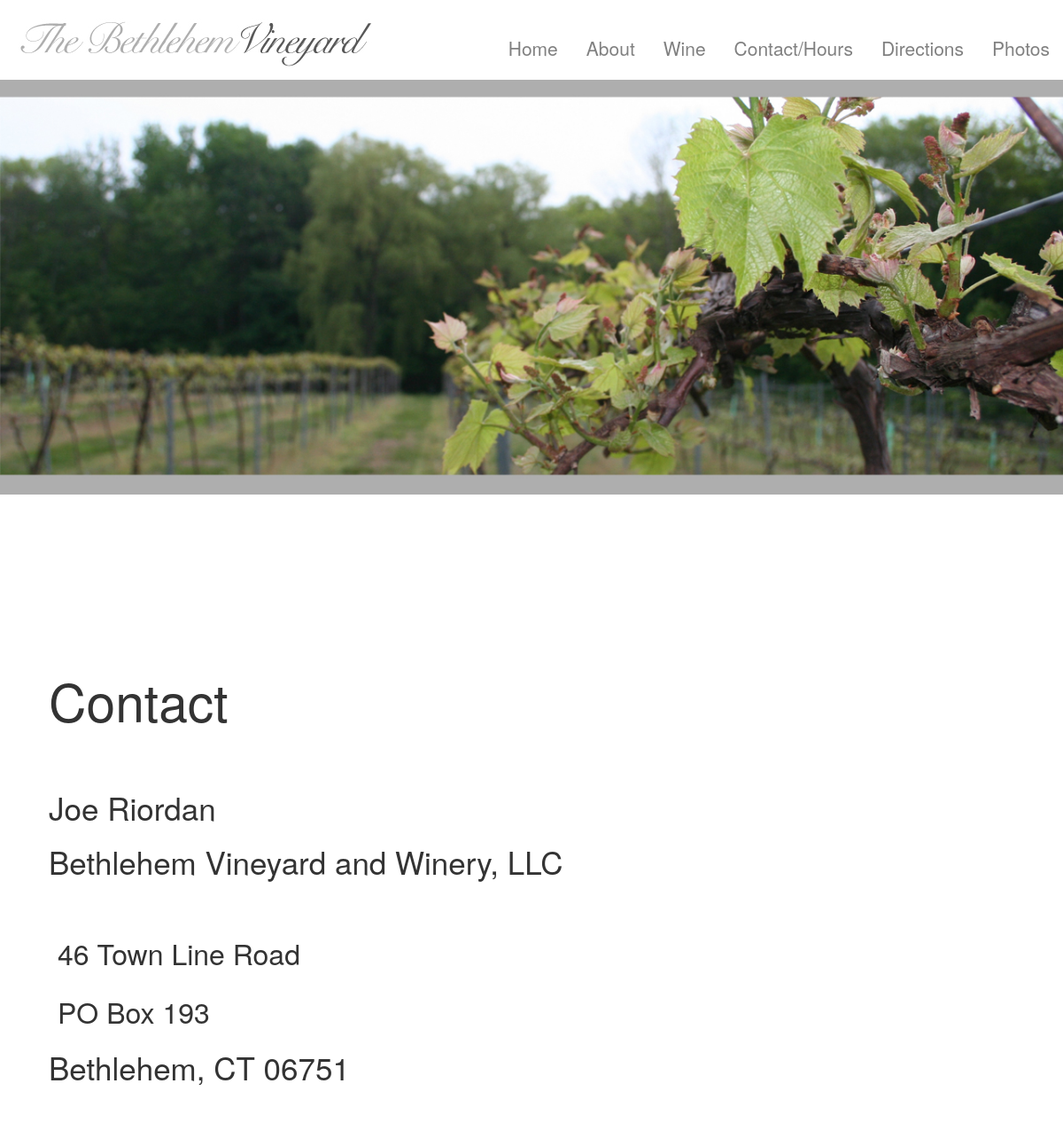
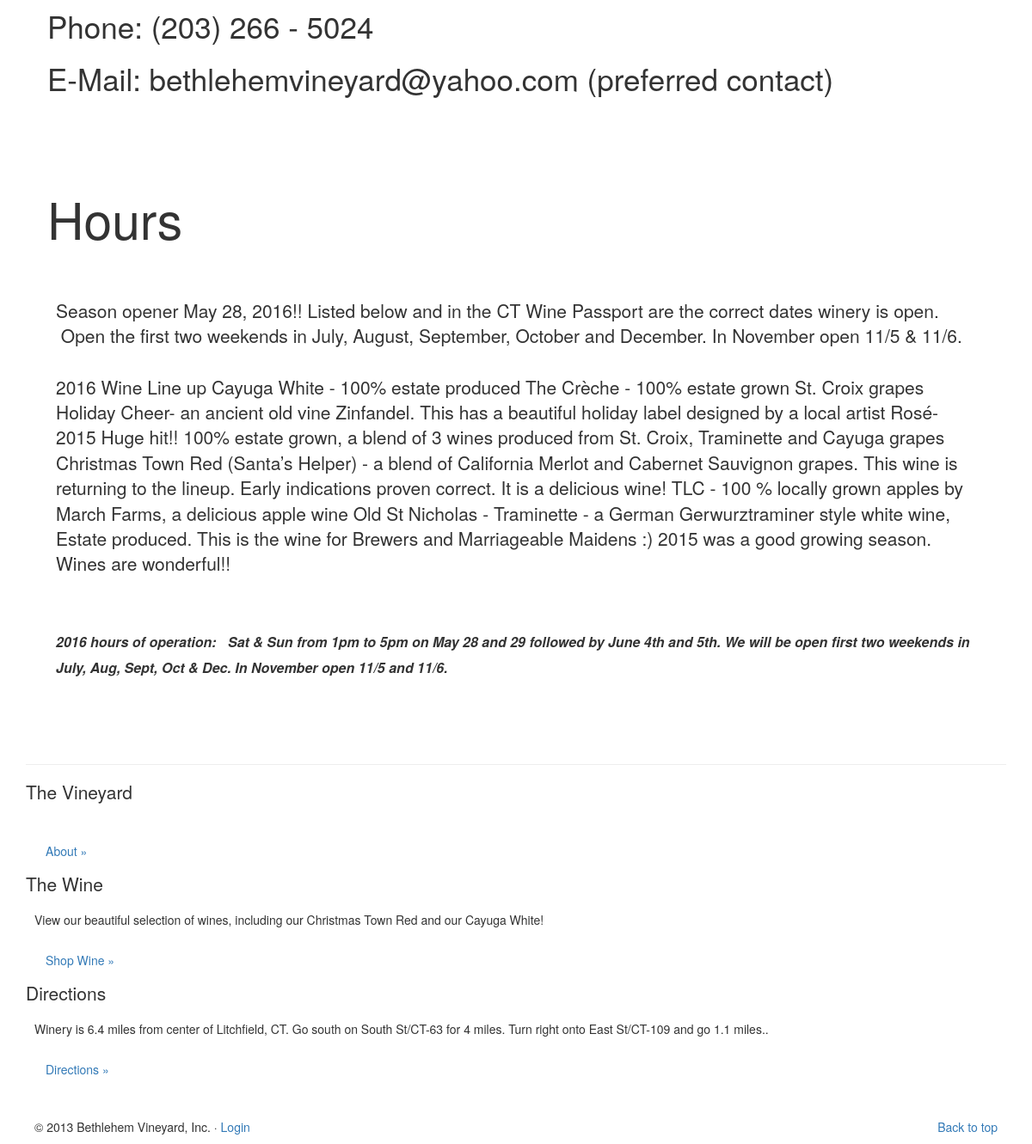
Before: /index.php?contact with the older database file (2 pictures, top to bottom).
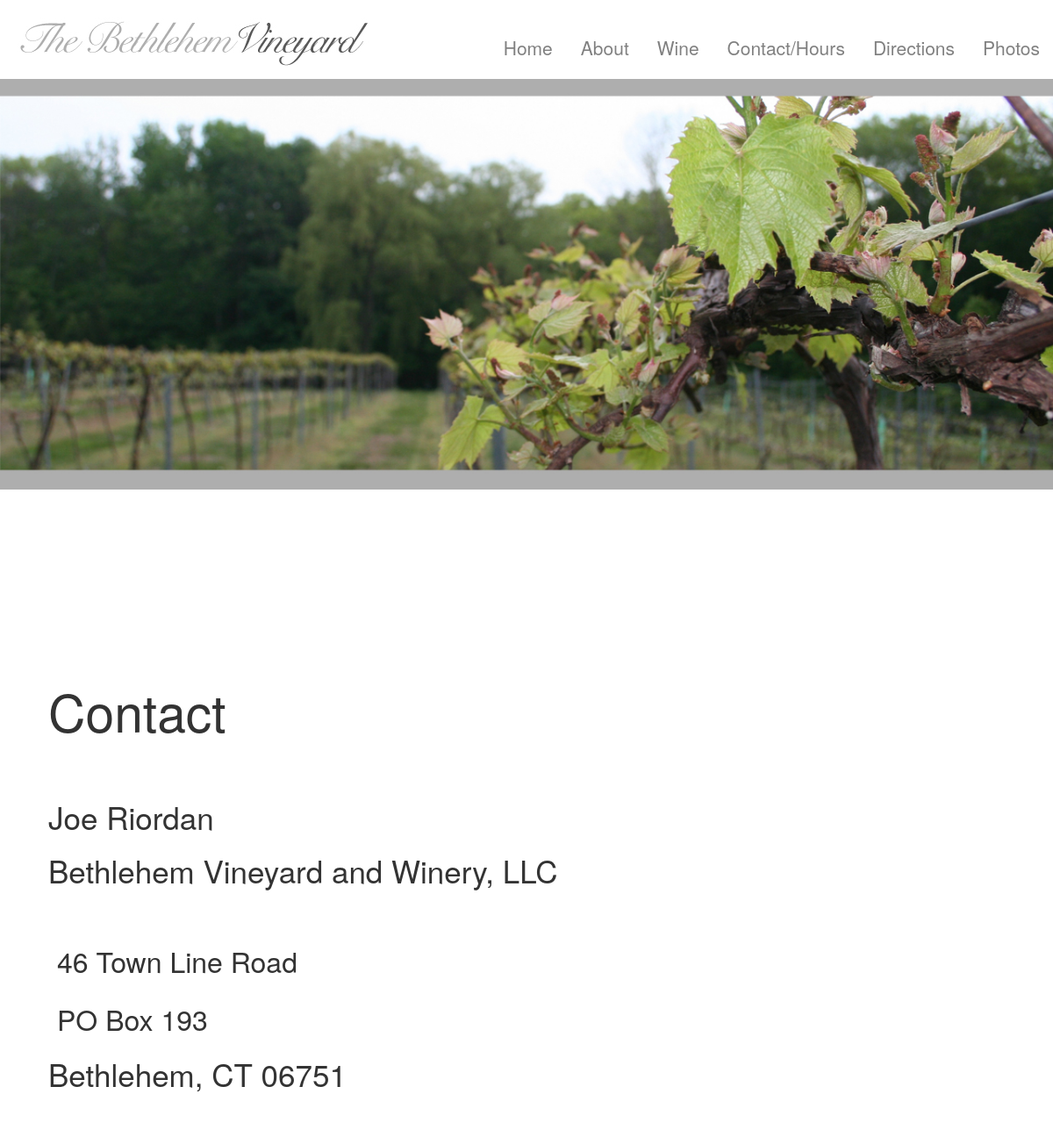
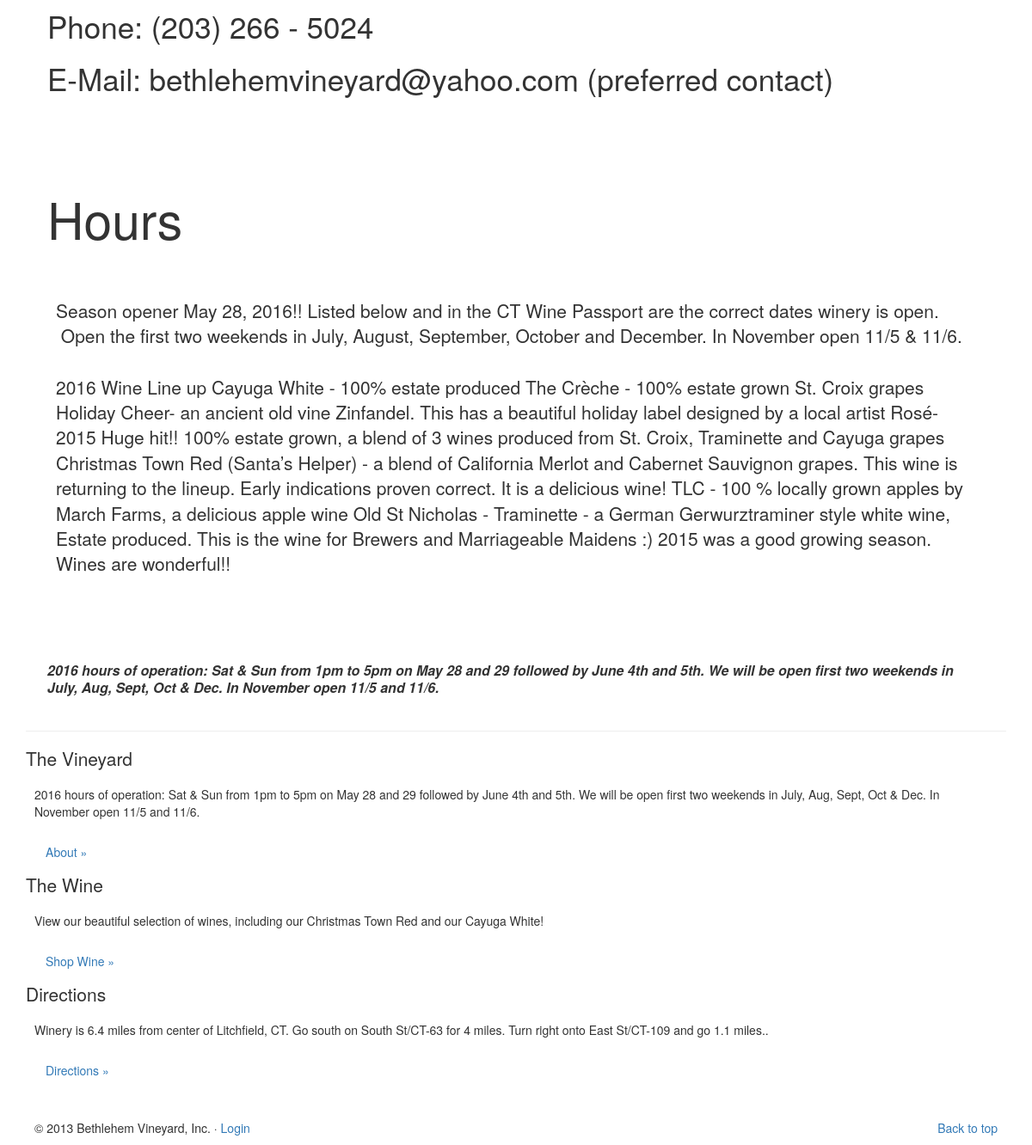
After: the same page with the newer database file (2 pictures, top to bottom).
### tables this page shows
CREATE TABLE `content` (
  `id` int(11) NOT NULL,
  `optionID` varchar(10) NOT NULL,
  `section` varchar(60) NOT NULL,
  `type` varchar(100) NOT NULL,
  `content` text NOT NULL,
  `created` datetime NOT NULL
);

### lib/Config.php (called while the page is built)
<?php
class Config{
	public $ini = array();
	public function get($input){
    	$CONFIG = $this->ini['CONFIG'];
    	return $CONFIG[$input];
	}
	public function __construct($path) {
   	$this->ini = parse_ini_file($path, true);
	}
}
?>

### lib/system.php (called while the page is built, shortened)
<?php
class system {
    public static $config;
    public function __construct(){
        require_once 'Mobile_Detect.php';
        require_once 'Config.php';
        self::$config = new Config('./etc/config.ini');
    }
    public static function database(){
        $addr = self::$config->get('dbAddress');
        $username = self::$config->get('dbUsername');
        $password = self::$config->get('dbPassword');
        $database = self::$config->get('dbDatabase');
        $conn = new mysqli($addr, $username, $password, $database);
        return $conn;
    }
    public function getDevice(){
        $detect = new Mobile_Detect();
        if($detect->isMobile()){
                $device = 'mobile';
        } else if($detect->isTablet()){
                $device = 'tablet';
        } else {
                $device = 'default';
        }
        return $device;
    }
	public function getUrl(){
		return self::$config->get('url');
	}
}
?>

### lib/Mobile_Detect.php (called while the page is built, shortened)
<?php
class Mobile_Detect {
    protected $userAgent = null;
    protected $httpHeaders;
    protected $mobileDetectionRules = null;
    protected $mobileDetectionRulesExtended = null;
    protected $detectionType = 'mobile';
    protected $operatingSystems = array(
        'AndroidOS'         => 'Android',
        'BlackBerryOS'      => 'blackberry|\bBB10\b|rim tablet os',
        'PalmOS'            => 'PalmOS|avantgo|blazer|elaine|hiptop|palm|plucker|xiino',
        'SymbianOS'         => 'Symbian|SymbOS|Series60|Series40|SYB-[0-9]+|\bS60\b',
        'WindowsMobileOS'   => 'Windows CE.*(PPC|Smartphone|Mobile|[0-9]{3}x[0-9]{3})|Window Mobile|Windows Phone [0-9.]+|WCE;',
        'WindowsPhoneOS'   => 'Windows Phone OS|XBLWP7|ZuneWP7',
        'iOS'               => '\biPhone.*Mobile|\biPod|\biPad',
        'MeeGoOS'           => 'MeeGo',
        'MaemoOS'           => 'Maemo',
        'JavaOS'            => 'J2ME/|Java/|\bMIDP\b|\bCLDC\b',
        'webOS'             => 'webOS|hpwOS',
        'badaOS'            => '\bBada\b',
        'BREWOS'            => 'BREW',
    );
    protected $userAgents = array(
        'Chrome'          => '\bCrMo\b|CriOS|Android.*Chrome/[.0-9]* (Mobile)?',
        'Dolfin'          => '\bDolfin\b',
        'Opera'           => 'Opera.*Mini|Opera.*Mobi|Android.*Opera|OPR/[0-9.]+',
        'Skyfire'         => 'Skyfire',
        'IE'              => 'IEMobile|MSIEMobile',
        'Firefox'         => 'fennec|firefox.*maemo|(Mobile|Tablet).*Firefox|Firefox.*Mobile',
        'Bolt'            => 'bolt',
        'TeaShark'        => 'teashark',
        'Blazer'          => 'Blazer',
        'Safari'          => 'Version.*Mobile.*Safari|Safari.*Mobile',
        'Tizen'           => 'Tizen',
        'UCBrowser'       => 'UC.*Browser|UCWEB',
        'DiigoBrowser'    => 'DiigoBrowser',
        'Puffin'            => 'Puffin',
        'Mercury'          => '\bMercury\b',
        'GenericBrowser'  => 'NokiaBrowser|OviBrowser|OneBrowser|TwonkyBeamBrowser|SEMC.*Browser|FlyFlow|Minimo|NetFront|Novarra-Vision'
    );
    protected $utilities = array(
        'DesktopMode'   => 'WPDesktop',
        'TV'            => 'SonyDTV115',
        'WebKit'        => '(webkit)[ /]([\w.]+)',
        'Bot'           => 'Googlebot|DoCoMo|YandexBot|bingbot|ia_archiver|AhrefsBot|Ezooms|GSLFbot|WBSearchBot|Twitterbot|TweetmemeBot|Twikle|PaperLiBot|Wotbox|UnwindFetchor|facebookexternalhit',
        'MobileBot'     => 'Googlebot-Mobile|DoCoMo|YahooSeeker/M1A1-R2D2',
    );
    public function setHttpHeaders($httpHeaders = null){
        if(!empty($httpHeaders)){
            $this->httpHeaders = $httpHeaders;
        } else {
            foreach($_SERVER as $key => $value){
                if(substr($key,0,5)=='HTTP_'){
                    $this->httpHeaders[$key] = $value;
                }
            }
        }
    }
    public function setUserAgent($userAgent = null){
        if(!empty($userAgent)){
            $this->userAgent = $userAgent;
        } else {
            $this->userAgent    = isset($this->httpHeaders['HTTP_USER_AGENT']) ? $this->httpHeaders['HTTP_USER_AGENT'] : null;
        }
    }
    function setDetectionType($type = null){
        $this->detectionType = (!empty($type) ? $type : 'mobile');
    }
    public function setMobileDetectionRules(){
        $this->mobileDetectionRules = array_merge(
            $this->phoneDevices,
            $this->tabletDevices,
            $this->operatingSystems,
            $this->userAgents
        );
    }
    public function setMobileDetectionRulesExtended(){
        $this->mobileDetectionRulesExtended = array_merge(
            $this->phoneDevices,
            $this->tabletDevices,
            $this->operatingSystems,
            $this->userAgents,
            $this->utilities
        );
    }
    public function getRules()
    {
        if($this->detectionType=='extended'){
            return $this->mobileDetectionRulesExtended;
        } else {
            return $this->mobileDetectionRules;
        }
    }
    public function checkHttpHeadersForMobile(){
        return false;
    }
    private function matchDetectionRulesAgainstUA($userAgent = null){
        return false;
    }
    public function isMobile($userAgent = null, $httpHeaders = null) {
        if ($this->checkHttpHeadersForMobile()) {
            return true;
        } else {
            return $this->matchDetectionRulesAgainstUA();
        }
    }
    public function isTablet($userAgent = null, $httpHeaders = null) {
	    return false;
    }
    function match($regex, $userAgent=null){
        $regex = str_replace('/', '\/', $regex);
        return (bool)preg_match('/'.$regex.'/is', (!empty($userAgent) ? $userAgent : $this->userAgent));
    }
}

### contact.php (the view)
<br />
<br />
<div class="content">
<?php
    $sql = "SELECT * FROM content WHERE section='contact'";
    $query = $system->database()->query($sql);
    $row = $query->fetch_assoc();
    echo $row['content'];
?>
<font size="3" style="line-height: 18px;"><b><i>
<?php
    $sql = "SELECT * FROM content WHERE section='hours'";
    $query = $system->database()->query($sql);
    $row = $query->fetch_assoc();
    echo $row['content'];
?>
</i></b></font>
</div>

### index.php (shortened to what this page needs)
<?php
require 'lib/Config.php';
require 'lib/system.php';
$system = new system();
if(isset($_POST['form'])){
    if(isset($_POST['section'])){
        $admin = true;
        $page = 'Admin';
        require $system->getDir() . 'head.php';
        require $system->getDir() . 'forms/modifySectionForm.php';
    }
} elseif(!isset($_GET)
		|| empty($_GET)
		|| isset($_GET['home']))
	{
		$system->setPage('Home');
                $system->setPage('home');
		require $system->getDir() . 'head.php';
		require $system->getDir() . 'home.php';
	} else if(isset($_GET['admin'])){
		$pgae = 'Admin';
		require $system->getDir() . 'head.php';
		require $system->getDir() . 'admin.php';
	} else if(isset($_GET['wine'])){
		$system->setPage('Wine');
		require $system->getDir() . 'head.php';
		require $system->getDir() . 'wines.php';
	} else if(isset($_GET['about'])){
		$system->setPage('About');
		require $system->getDir() . 'head.php';
		require $system->getDir() . 'about.php';
	} else if(isset($_GET['contact'])){
		$system->setPage('Contact');
		require $system->getDir() . 'head.php';
		require $system->getDir() . 'contact.php';
	} else if(isset($_GET['directions'])){
		$system->setPage('Directions');
		require $system->getDir() . 'head.php';
		require $system->getDir() . 'directions.php';
	} else if(isset($_GET['photo'])){
		$system->setPage('Home');
		require 'photos.php';
	}else if(isset($_GET['success'])){
		$system->setPage('Successful Purchase');
		require $system->getDir() . 'head.php';
		require $system->getDir() . 'success.php';
	}else if(isset($_GET['photos'])){
		$system->setPage('Photos');
		require $system->getDir() . 'photos.php';
	} else {
                require $system->getDir() . 'head.php';
		echo '<div style="margin:100px">';
		echo 'Web page cannot be found. <a href="?home>"Go Home.</a>';
		echo '</div>';
	}
?>
<br />
<?php require './foot.php'; ?>

### head.php (shortened to what this page needs)
<?php
if(isset($_SESSION['admin']) && $_SESSION['admin']){
	$admin = true;
} else {
	$admin = false;
}
?>
<!DOCTYPE html>
<html lang="en">
  <head>
<link rel="stylesheet" href="https://maxcdn.bootstrapcdn.com/bootstrap/3.3.6/css/bootstrap.min.css">
<link rel="stylesheet" href="https://maxcdn.bootstrapcdn.com/bootstrap/3.3.6/css/bootstrap-theme.min.css">
	<link href="<?= $system->getUrl(); ?>css/style.css" rel="stylesheet">
  </head>
  <body>
<div class="everything">
<div class="header">
	<a href="index.php">
		<img class="logo" src="<?= $system->getUrl(); ?>img/logo.jpg" />
	</a>
	<?php if($system->getDevice() == 'mobile') { $padding = 'padding-bottom:75px;'; } else { $padding = ''; } ?>
		<ul class="nav nav-pills pull-right" style="padding-top:10px; <?= $padding ?>">
        	<li style="font-size:1.5em" class="lead"><a href="./index.php?home">
				Home</a></li>
			<li style="font-size:1.5em" class="lead"><a href="./index.php?about">
                                About</a></li>
			<li style="font-size:1.5em" class="lead"><a href="./index.php?wine">
				Wine</a></li>
			<li style="font-size:1.5em" class="lead"><a href="./index.php?contact">
				Contact/Hours</a></li>
			<li style="font-size:1.5em" class="lead"><a href="./index.php?directions">
				Directions</a></li>
				<li style="font-size:1.5em" class="lead"><a href="./index.php?photos">
					Photos</a></li>
		</ul>
</div>
<img src="<?= $system->getUrl(); ?>img/Slides/slide<?= rand(1, 4); ?>.jpg" class="slide" />
<div class="container">
    <br />

### foot.php
<hr>
  <div class="row-fluid marketing ">
    <div class="span4">
      <h4 class="foot">The Vineyard</h4>
      <p>
        <?php
            $sql = "SELECT * FROM content WHERE section='hours'";
            $query = $system->database()->query($sql);
            $row = $query->fetch_assoc();
            echo $row['content'];
        ?>
      </p>
      <p><a class="btn" href="index.php?about">About »</a></p>
    </div>
    <div class="span4">
      <h4 class="foot">The Wine</h4>
      <p>View our beautiful selection of wines, including our Christmas Town Red and our Cayuga White!</p>
      <p><a class="btn" href="index.php?wine">Shop Wine »</a></p>
    </div>
    <div class="span4">
      <h4 class="foot">Directions</h4>
      <p>Winery is 6.4 miles from center of Litchfield, CT. Go south on South St/CT-63 for 4 miles. Turn right onto East St/CT-109 and go 1.1 miles..</p>
      <p><a class="btn" href="index.php?directions">Directions »</a></p>
    </div>
</div>
<br />
      <footer>
        <p class="pull-right"><a href="#">Back to top</a></p>
        <p>&copy; 2013 Bethlehem Vineyard, Inc. &middot;
			<?php if($admin!=true){ ?><a href="./login.php">Login</a><?php } else { ?>
				<a href="./logout.php">Logout</a> <?php } ?>
		</p>
      </footer>
 </div>
  </body>
</html>

### css/style.css (style rules this page uses)
p { padding: 10px 10px 0px 10px; }
h2 { font-size:4.2em; font-weight:normal; }
h3 { font-size:2.5em; font-weight:normal; padding-bottom:2px; }
h4 { font-size:1.5em; font-weight:normal; }
.content { margin-left:25px; margin-right:25px; }
.header { padding-top:20px; padding-left:20px; }
.slide { max-width:100%; min-width:100%; }
.nav a { color:gray; }
.nav { height:70px; padding-top:10px; }
.foot { margin-bottom:10px; }

Changed rows visible on the page:
changed content: content "…season. Wines are wonderful!! 2016 hours of operation: Sat & Sun from 1pm to 5pm on May 28 and 29 followed by June 4th and 5th. We will be open first two weekends in July, Aug, Sept, Oct & Dec. In November open 11/5 and 11/6." → "…season. Wines are wonderful!!"
added content: content "2016 hours of operation: Sat & Sun from 1pm to 5pm on May 28 and 29 followed by June 4th and 5th. We will be open first two weekends in July, Aug, Sept, Oct & Dec. In November open 11/5 and 11/6."
